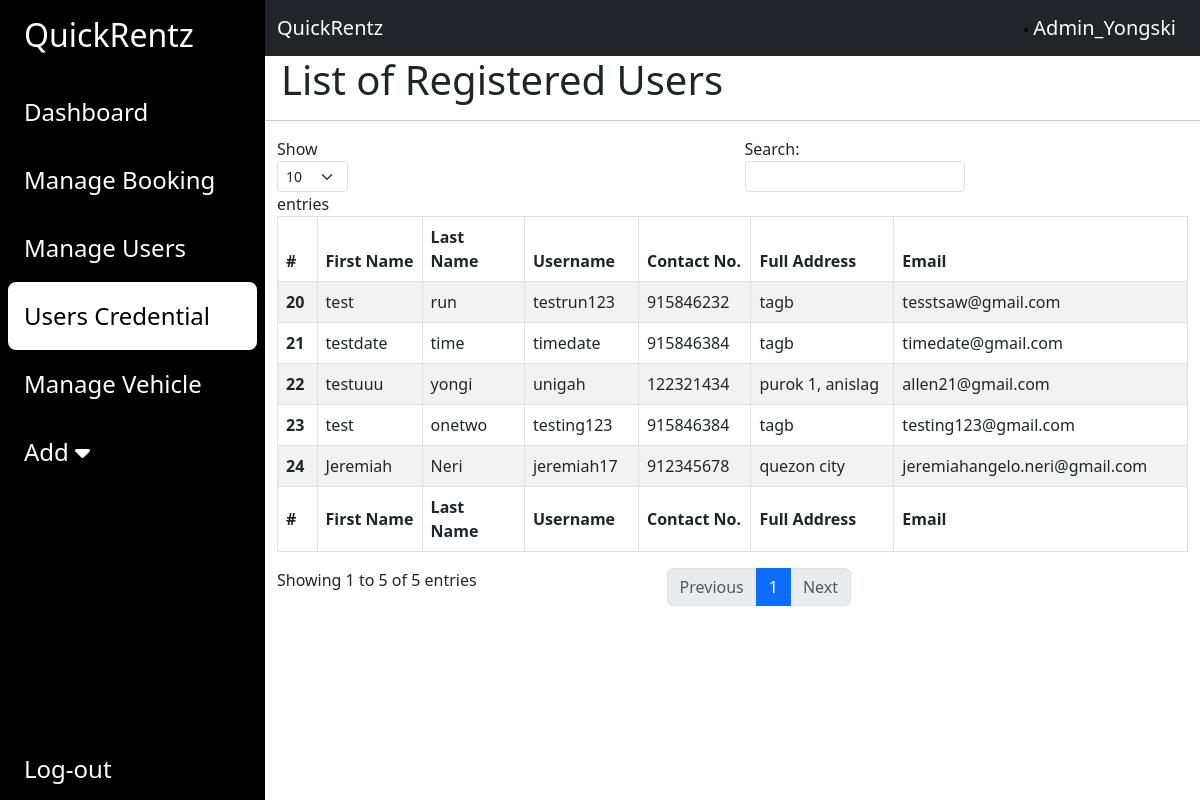
The page /admin/users.php (signed in) on the database as committed earlier.
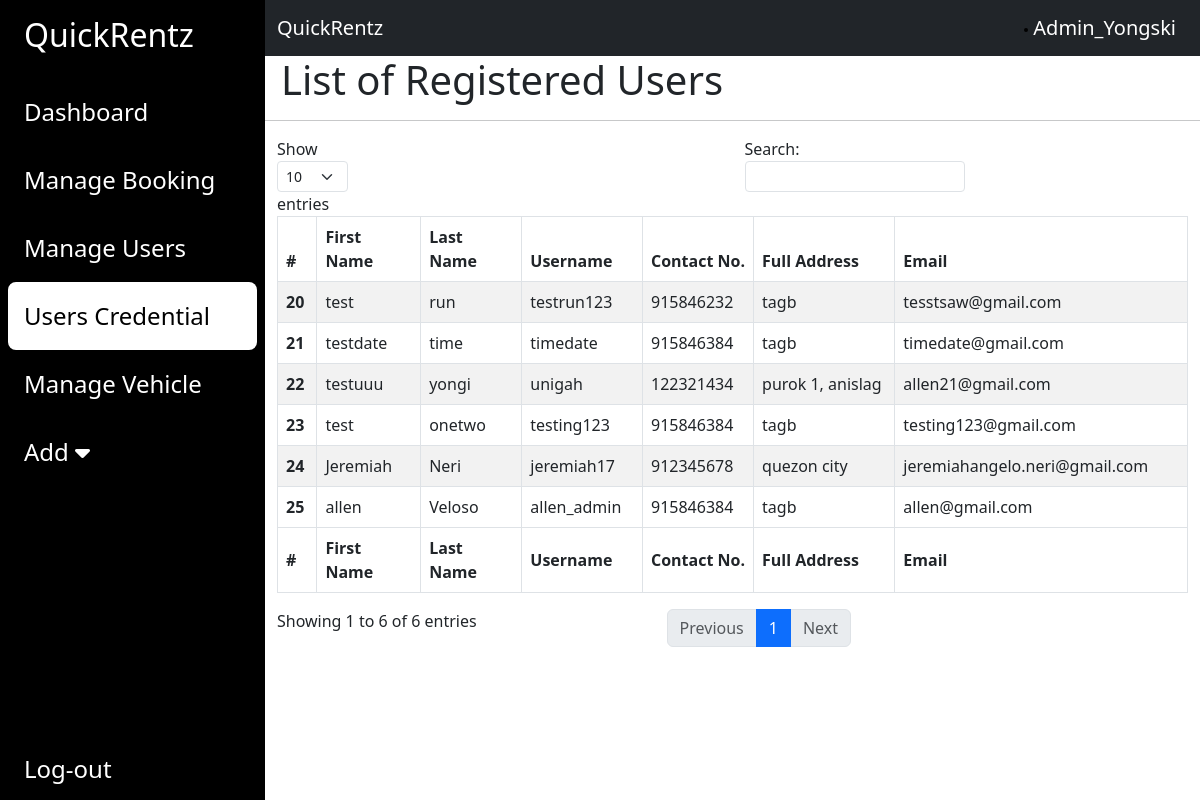
The same page on the database as committed later.
### tables this page shows
CREATE TABLE `user` (
  `UserID` int(11) NOT NULL,
  `Username` varchar(11) NOT NULL,
  `FirstName` text NOT NULL,
  `LastName` text NOT NULL,
  `PhoneNumber` int(12) NOT NULL,
  `Address` varchar(250) NOT NULL,
  `Email` varchar(50) NOT NULL,
  `Password` varchar(11) NOT NULL,
  `Status` text NOT NULL,
  `Photo` varchar(50) NOT NULL,
  `AccCreated` datetime NOT NULL DEFAULT current_timestamp(),
  `FrontID` varchar(50) NOT NULL,
  `BackID` varchar(50) NOT NULL
);

### admin/users.php (the view, shortened to what this page needs)
<?php
include "includes/database.php";
if (isset($_SESSION['AdminUsername'])&&isset($_SESSION['profilePhoto'])) {
    $username = $_SESSION['AdminUsername'];
    $profilePic = $_SESSION['profilePhoto'];
} else {
    header("Location: log-in.php");
    exit;
}
?>
<!DOCTYPE html>
<html lang="en">
<head>
    <link href="https://cdn.jsdelivr.net/npm/bootstrap@5.3.0/dist/css/bootstrap.min.css" rel="stylesheet"
>
    <link rel="stylesheet" href="https://cdnjs.cloudflare.com/ajax/libs/font-awesome/6.4.0/css/all.min.css"
 />
    <link rel="stylesheet" href="style.css">
</head>
<body>
    <div class="main-container d-flex h-100">
        <div class="sidebar" id="side_nav">
            <div class="header-box px-3 pt-3 pd-4 d-flex justify-content-between">
                <h2 class="text-white px-2">QuickRentz</h2>
            </div>
            <ul class="list-unstyled px-2 pt-3">
                <li class="p-3"><a href="main.php" class="text-decoration-none fs-4">Dashboard</a></li>
                <li class="p-3"><a href="bookings.php" class="text-decoration-none fs-4">Manage Booking</a></li>
                <li class="p-3"><a href="manageUsers.php" class="text-decoration-none fs-4">Manage Users</a></li>
                <li class="p-3 active"><a href="users.php" class="text-decoration-none fs-4">Users Credential</a></li>
                <li class="p-3"><a href="vehicles.php" class="text-decoration-none fs-4">Manage Vehicle</a></li>
                <li class="p-3"> <a class="text-decoration-none fs-4" data-bs-toggle="collapse" href="#collapseAdd"
                        role="button" aria-expanded="false" aria-controls="collapseAdd">Add <i
                            class="fa-solid fa-caret-down"></i>
                    </a>
                </li>
            </ul>
            <ul class="list-unstyled signout px-4">
                <li>
                    <form method="POST" action="">
                        <a class="text-decoration-none fs-4" href="log-out.php" type="button">Log-out</a>
                    </form>
                </li>
            </ul>
        </div>
        <div class="content">
            <nav class="navbar navbar-expand-lg bg-dark">
                <div class="container-fluid">
                    <div class="d-flex justify-content-between">
                        <a class="navbar-brand text-white" href="#">QuickRentz</a>
                    </div>
                    <div class="profile collapse navbar-collapse" id="navbarNav">
                        <ul class="navbar-nav">
                            <li class="nav-item">
                                <h5 class="text-white my-auto p-4">
                                <img src='img/adminprofilephoto/<?php echo $profilePic ?>' alt='' style='border:2px solid #000;border-radius: 50px;' height='50'>
                                    <?php
                                    echo $username;
                                    ?>
                                </h5>
                            </li>
                        </ul>
                    </div>
                </div>
            </nav>
            <h1 class="col-md-12 px-3">List of Registered Users</h1>
            <hr>
            <div class="container">
                <table id="pagination" class="table table-striped table-bordered" style="width:100%;">
                    <thead>
                        <tr>
                            <th scope="col">#</th>
                            <th scope="col">First Name</th>
                            <th scope="col">Last Name</th>
                            <th scope="col">Username</th>
                            <th scope="col">Contact No.</th>
                            <th scope="col">Full Address</th>
                            <th scope="col">Email</th>
                        </tr>
                    </thead>
                    <tbody>
                        <?php
                        $sqlUserList = "SELECT * FROM `user`";
                        $initiateUserList = mysqli_query($conn, $sqlUserList);
                        while ($results = mysqli_fetch_assoc($initiateUserList)) {
                            echo "
                                <tr>
                                    <th scope='row'>$results[UserID]</th>
                                    <td>$results[FirstName]</td>
                                    <td>$results[LastName]</td>
                                    <td>$results[Username]</td>
                                    <td>$results[PhoneNumber]</td>
                                    <td>$results[Address]</td>
                                    <td>$results[Email]</td>
                                </tr>";
                        }
                        ?>
                    </tbody>
                    <tfoot>
                        <tr>
                            <th scope="col">#</th>
                            <th scope="col">First Name</th>
                            <th scope="col">Last Name</th>
                            <th scope="col">Username</th>
                            <th scope="col">Contact No.</th>
                            <th scope="col">Full Address</th>
                            <th scope="col">Email</th>
                        </tr>
                    </tfoot>
                </table>
            </div>
        </div>
</body>
</html>

### admin/style.css (style rules this page uses)
#side_nav { background-color: #000000; min-width: 265px; max-width: 265px; transition: 0.5s; }
.content { min-width: 100vh; width: 100%; height: 100%; }
.active { background-color: #fff; border-radius: 8px; }
.sidebar li.active a, .sidebar li.active a:hover { color: #000; }
.sidebar li a, .signout { color: #fff; }
.signout { margin-top: 100%; }
.profile { position: absolute; right: 0%; }

Rows that differ between the two databases and show on the page:
added user: UserID "25", FirstName "allen", LastName "Veloso", Username "allen_admin", PhoneNumber "915846384", Address "tagb", Email "allen@gmail.com"
Other text that changed with them:
text written by a page script: "Show entries Search: Showing 1 to 5 of 5 entries Previous 1 Next" → "Show entries Search: Showing 1 to 6 of 6 entries Previous 1 Next"
